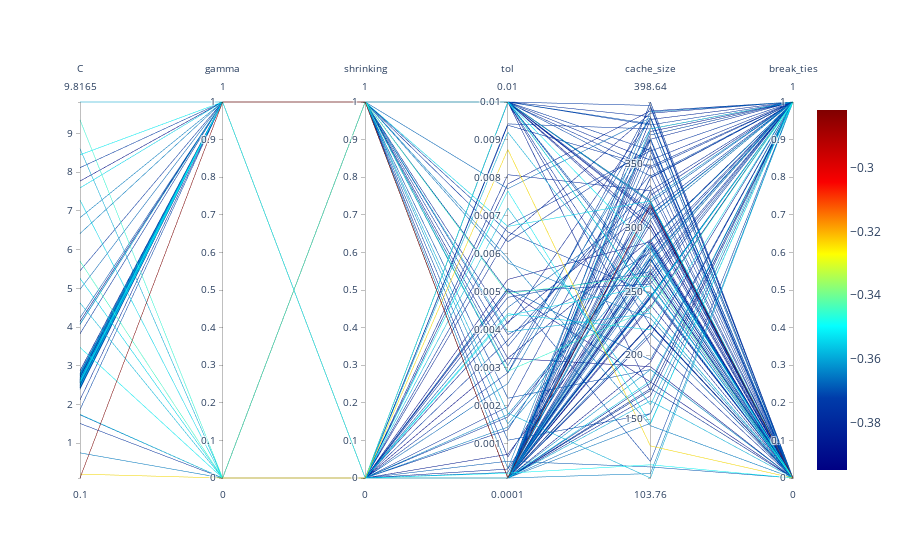

The notebook cell this image was saved under:
### Markdown cell above
## Parallel Coordinates Plot

### Code cell
spot_tuner.parallel_plot()

### Figure 1 — Plotly figure (JSON) as saved in the notebook; plotly's stock layout.template omitted (floating-point values rounded to 4 significant figures; data arrays with more than 128 entries replaced by an {"elided": "..."} marker saying what was removed)
{"data": [{"dimensions": [{"label": "C", "range": [0.1, 9.817], "values": {"elided": "159 float values"}}, {"label": "gamma", "range": [0, 1], "values": {"elided": "159 int values"}}, {"label": "shrinking", "range": [0, 1], "values": {"elided": "159 int values"}}, {"label": "tol", "range": [0.0001, 0.01], "values": {"elided": "159 float values"}}, {"label": "cache_size", "range": [103.8, 398.6], "values": {"elided": "159 float values"}}, {"label": "break_ties", "range": [0, 1], "values": {"elided": "159 int values"}}], "line": {"cmax": -0.282, "cmin": -0.3947, "color": {"elided": "159 float values"}, "colorscale": [[0, "rgb(0,0,131)"], [0.2, "rgb(0,60,170)"], [0.4, "rgb(5,255,255)"], [0.6, "rgb(255,255,0)"], [0.8, "rgb(250,0,0)"], [1, "rgb(128,0,0)"]], "showscale": true}, "type": "parcoords"}], "layout": {}}
